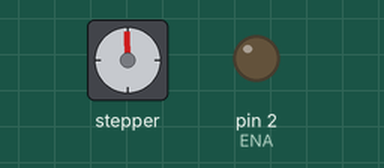
This sketch was run on a simulated Arduino Uno, built with avr-gcc and run on an emulated ATmega328P. On the bench: stepper motor, output pins drawn as LEDs (lit = HIGH). Stepper angles assume 800 steps per turn.

Above: at 0.2 s.
At 9.21 s:
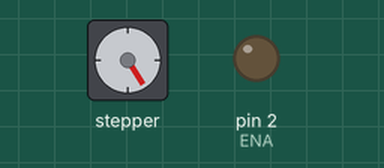
At 18.35 s:
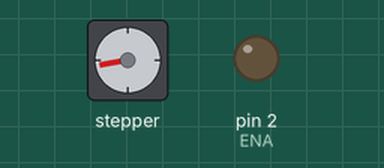
At 37.85 s:
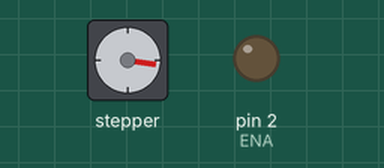
Timing chart, 0 to 40.0 s (numbered marks = the images above):
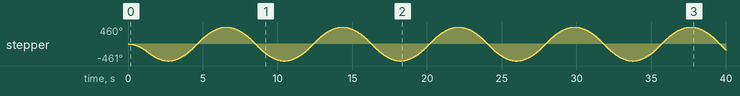

The sketch:

demo_stepper.ino
```cpp
#include <GyverStepper.h>
#define ENA 2
GStepper<STEPPER2WIRE> stepper(800, 1, 0);

void setup() {
  pinMode(ENA, OUTPUT);
  stepper.setRunMode(FOLLOW_POS);
  stepper.setAcceleration(600);
  stepper.setMaxSpeed(2000);
  digitalWrite(ENA, 0);
}

void loop() {
  if (!stepper.tick()) {
    static bool dir;
    dir = !dir;
    stepper.setTarget(dir ? -1024 : 1024);
  }
}
```

Measured:
- by itself, stepper: turns 461° counter-clockwise in 2.6 s, then 921° clockwise in 3.8 s, then 921° counter-clockwise in 3.8 s, then 921° clockwise in 3.8 s, and so on
